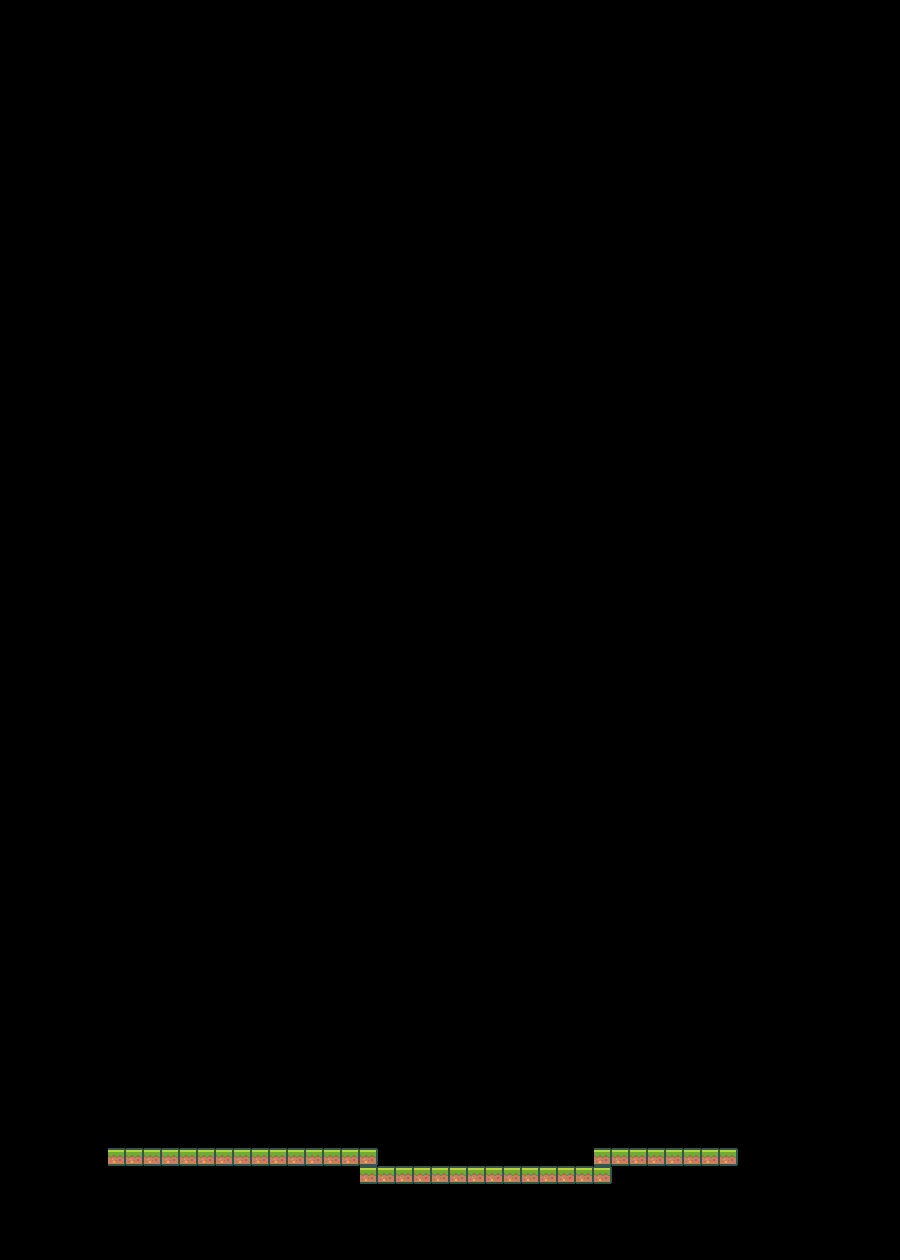

Below is a game level as drawn by its tile map, then a one-line description and the .tmx that defines it (tile-layer data replaced by summaries):
An orthogonal 50x70 tile map with 18x18 px tiles, 1 tile layer (Fondo), 3 tilesets and 5 objects.

<map version="1.5" tiledversion="1.7.2" orientation="orthogonal" renderorder="right-down" width="50" height="70" tilewidth="18" tileheight="18" infinite="0" nextlayerid="15" nextobjectid="27">
 <properties>
  <property name="name" value="image" />
 </properties>
 <tileset firstgid="1" source="Terrenos.tsx" />
 <tileset firstgid="181" source="background1.tsx" />
 <tileset firstgid="182" source="tutorial_cube.tsx" />
 <layer id="1" name="Fondo" width="50" height="70" offsetx="0" offsety="-4">
  <data>[3500 cells, 37 non-empty, 1 distinct tile ids]</data>
 </layer>
 <objectgroup id="3" name="Suelo" offsetx="2" offsety="0">
  <object id="9" x="0" y="1170" width="896" height="90">
   <properties>
    <property name="name" value="Solid" />
   </properties>
  </object>
  <object id="11" x="178" y="1080" width="18" height="18">
   <properties>
    <property name="name" value="Inicio" />
   </properties>
  </object>
  <object id="20" gid="181" x="-0.752537" y="1260.2" width="903.237" height="495.896">
   <properties>
    <property name="name" value="imagen" />
   </properties>
  </object>
  <object id="23" x="432.667" y="1136.33" width="50.6667" height="58">
   <properties>
    <property name="name" value="Solid" />
   </properties>
  </object>
 </objectgroup>
 <objectgroup id="10" name="Imagenes">
  <object id="26" gid="182" x="425.333" y="1169.33" width="84" height="73.3333" />
 </objectgroup>
</map>
